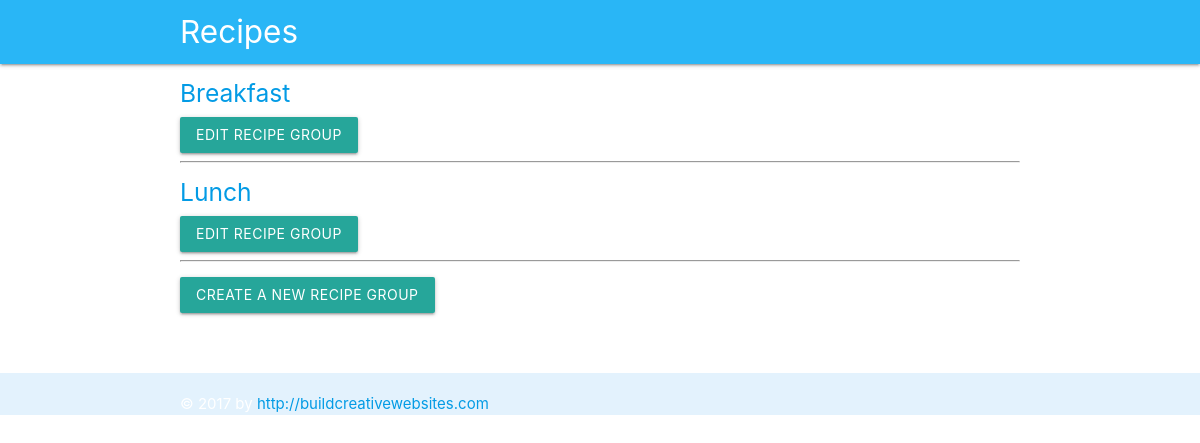
The page /recipe-groups/ on the database as committed earlier.
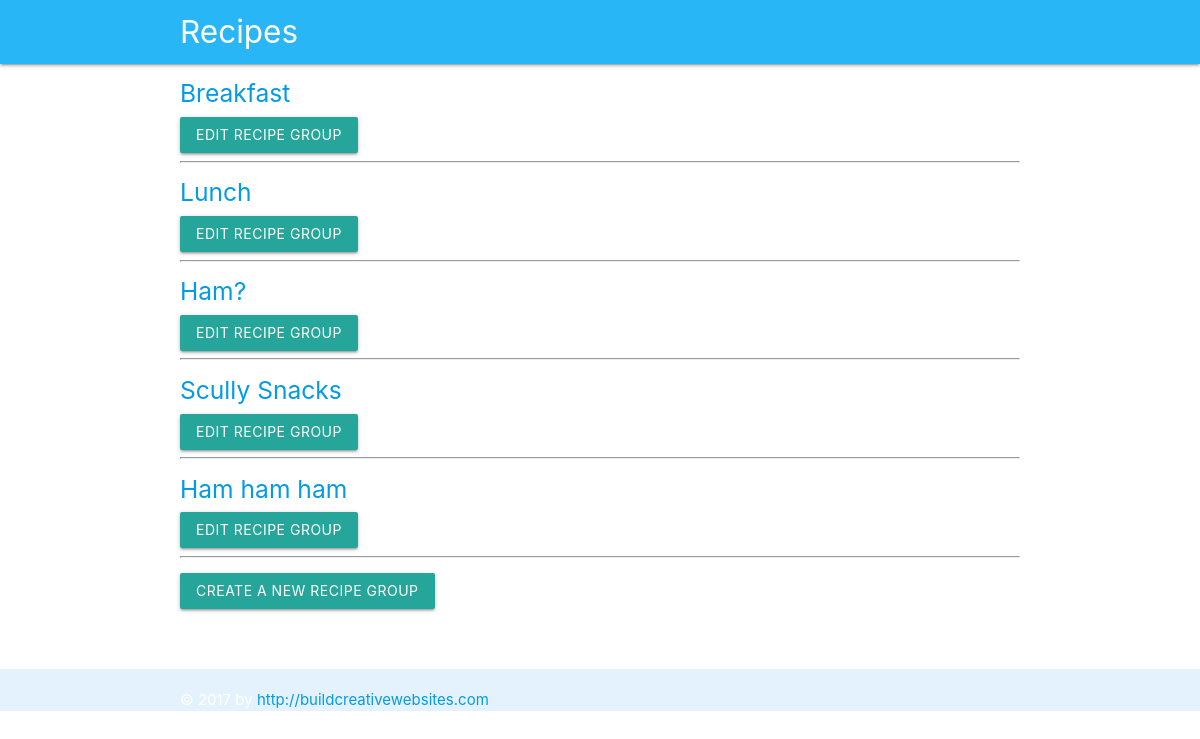
The same page on the database as committed later.
### db_setup.py (models this page shows, shortened)
class RecipeGroup(Base):
    __tablename__ = 'recipe_group'
    id = Column(Integer, primary_key=True)
    name = Column(String(250), nullable=False)

### program.py (the view)
@app.route('/')
@app.route('/recipe-groups/')
def showRecipeGroups():
    recipe_groups = session.query(RecipeGroup).all()
    return render_template('recipe-groups.html', recipe_groups=recipe_groups)

### program.py (called while the page is built)
@app.context_processor
def inject_authorUrl():
    return {'url': 'http://buildcreativewebsites.com'}

@app.context_processor
def inject_now():
    return {'now': datetime.utcnow()}

### templates/recipe-groups.html (shortened to what this page needs)
{% extends "layout.html" %}
{% block content %}
{% for recipe_group in recipe_groups %}
 <h5><a href = "{{url_for('showRecipes', recipe_group_id = recipe_group.id)}}">{{recipe_group.name}}</a></h5>
 <a href = "{{url_for('editRecipeGroup',recipe_group_id = recipe_group.id)}}"
    class="waves-effect waves-light btn">Edit Recipe Group</a>
<hr>
{% endfor %}
<p>
<a href="{{url_for('newRecipeGroup')}}" class="waves-effect waves-light btn">
  Create a New Recipe Group
</a>
</p>
<br><br>
{% endblock %}

### templates/layout.html (shortened to what this page needs)
<!doctype html>
<html>
  <head>
    {% block head %}
    <link rel="stylesheet" href="{{ url_for('static', filename='dist/materialize.min.css') }}">
    {% endblock %}
  </head>
  <body>
    <nav class="light-blue lighten-1" role="navigation">
      <div class="nav-wrapper container">
        <a id="logo-container" href="/recipe-groups/" class="brand-logo">Recipes</a>
      </div>
    </nav>
    <div id="content" class="container">
      {% block content %}{% endblock %}
    </div>
    <footer class="page-footer blue lighten-5">
      {% block footer %}
      <div class="container">
        &copy; {{ now.year }} by <a href="{{ url }}" target="_blank">{{ url }}</a>
      </div>
      {% endblock %}
    </footer>
  </body>
</html>

Rows that differ between the two databases and show on the page:
added RecipeGroup: name "Ham?"
added RecipeGroup: name "Scully Snacks"
added RecipeGroup: name "Ham ham ham"
